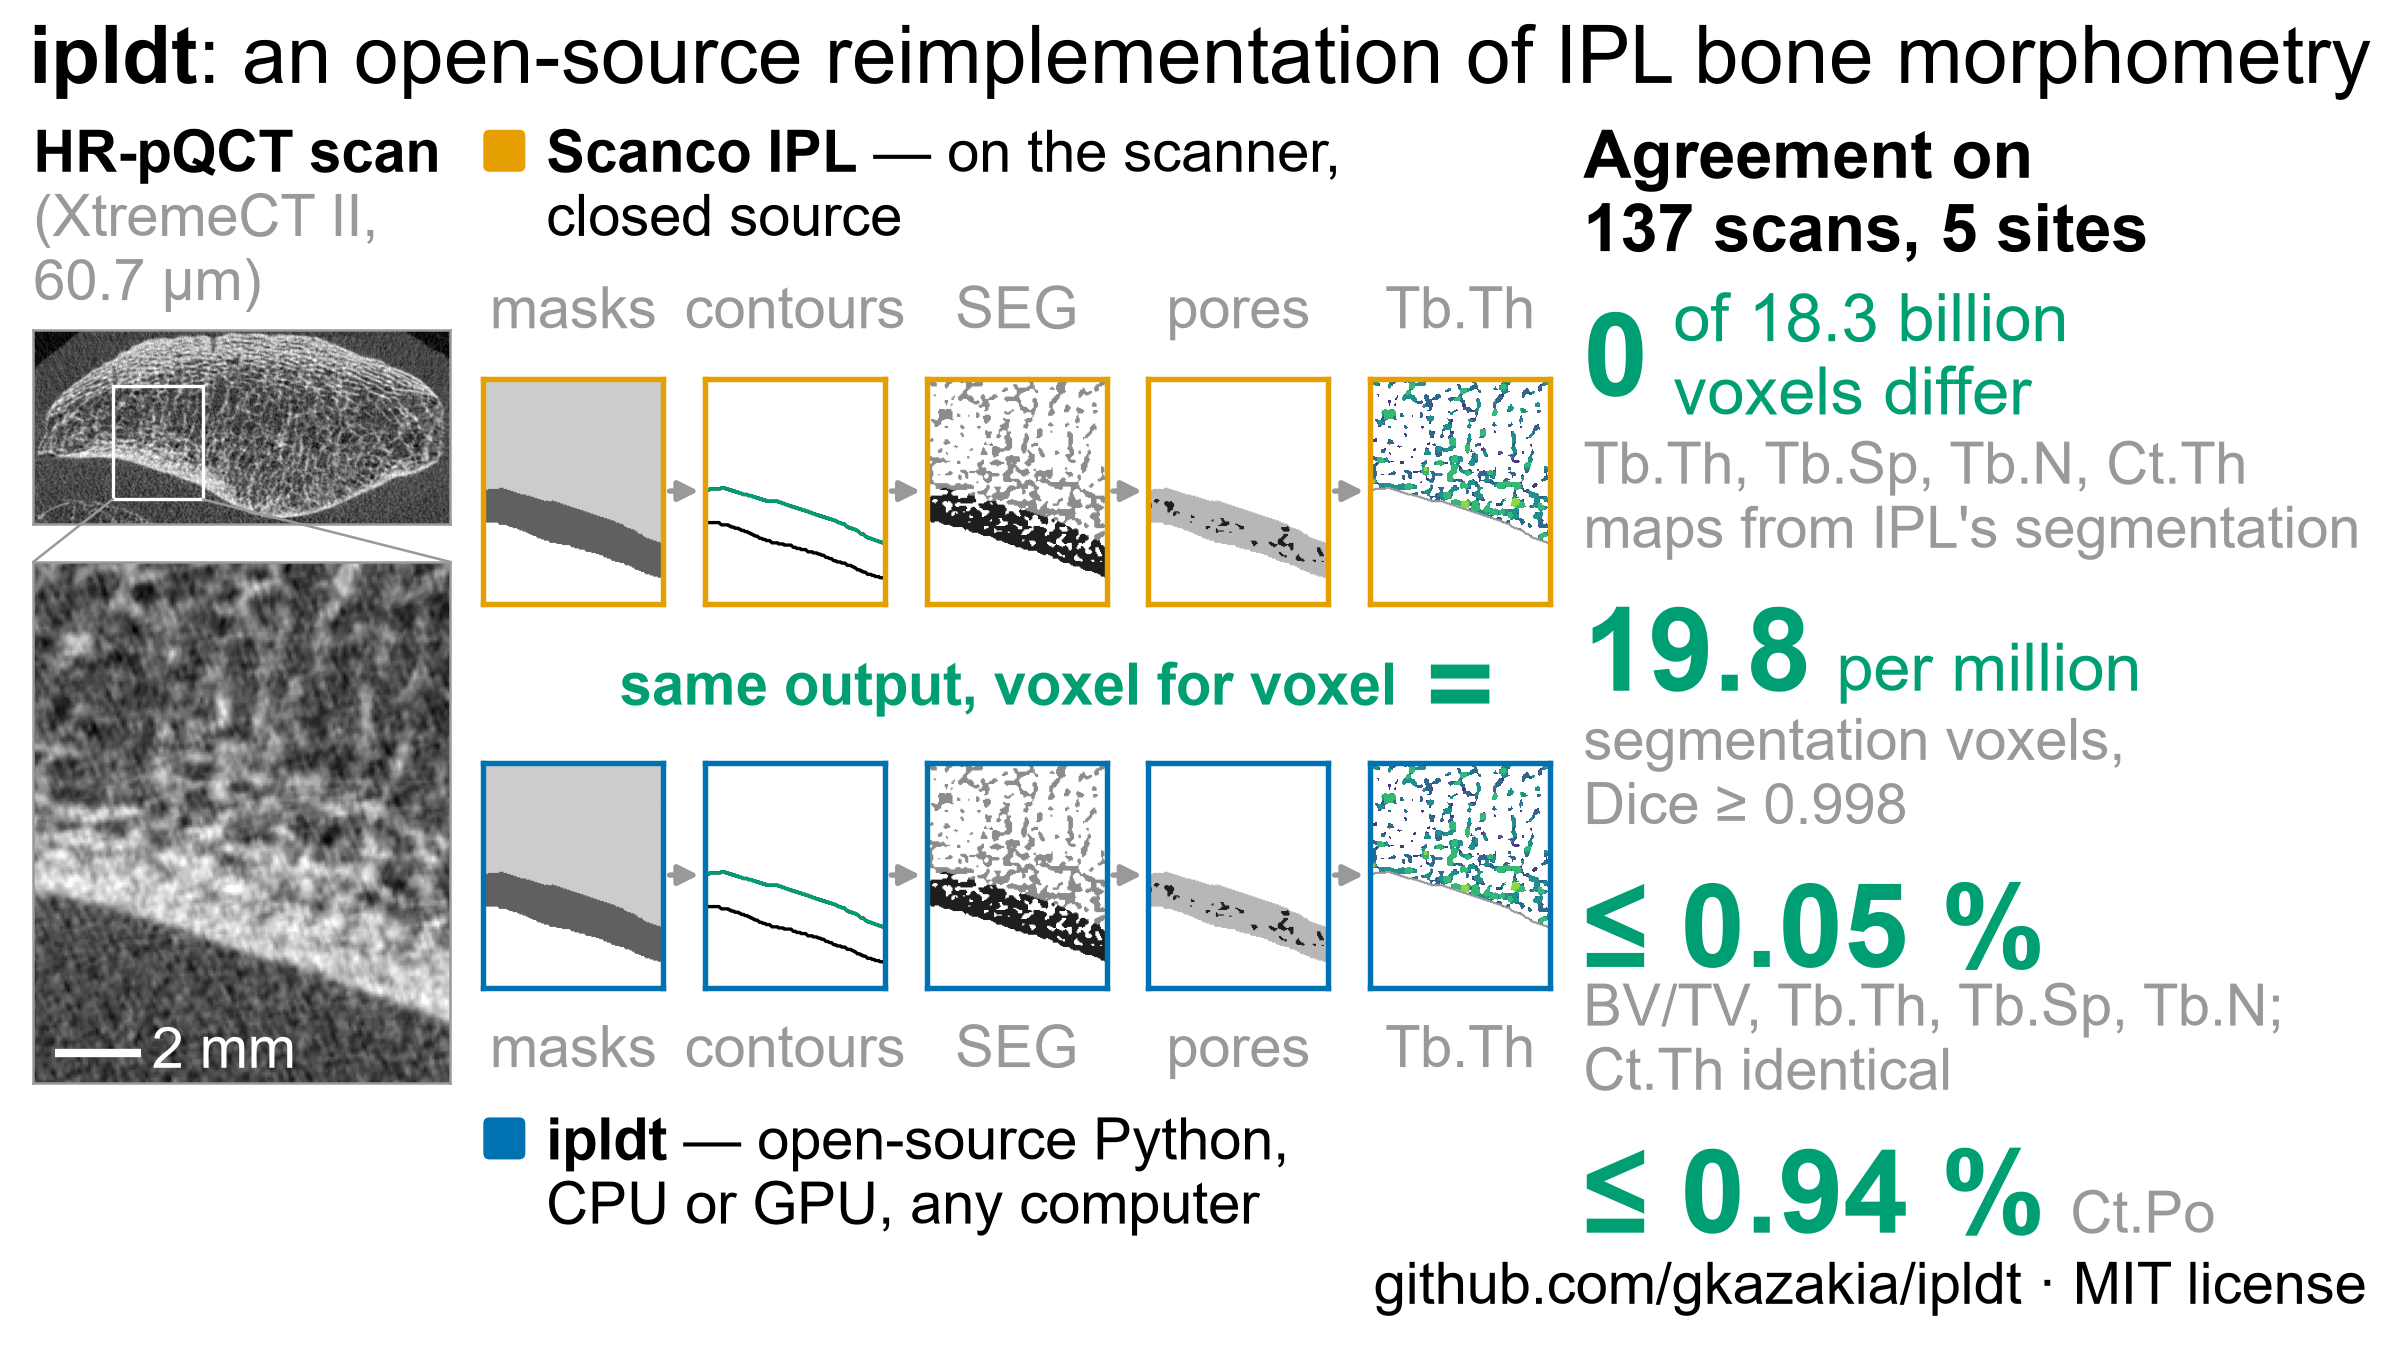

This figure's Python source:
"""graphical_abstract.py -- the graphical abstract of the ipldt manuscript (JBMR Plus): one landscape figure,
8 x 4.5 in at 300 dpi (2400 x 1350 px), white background, no text below 14 pt, Okabe-Ito colours only.

Three zones.  Left: the mid-stack slice of one patellar scan and a zoomed region of it.  Middle: the same five
stages (compartment masks, rendered contours, Laplace-Hamming segmentation, cortical pores, Tb.Th map) in two lanes,
Scanco IPL and ipldt, whose thumbnails are IPL's products in the zoomed region -- identical in both lanes, which is
the point.  Right: the agreement numbers.  The cortical-pore thumbnail is a schematic (the cache holds no pore
map); everything else is drawn from the cached slice crops of Figure 1 (cache/fig1_workflow_slices.npz, read only)
with the conventions of fig1_workflow.py (grey window, mask tones, contour colours, Tb.Th colour map).

Run from the repository root in the ormir environment (set PYTHONUTF8=1):
    python manuscript/figures/graphical_abstract.py
Writes graphical_abstract.png (RGB, no alpha) and graphical_abstract.svg next to this file.  Deterministic.
"""
import os

import numpy as np
import matplotlib

matplotlib.use("Agg")
import matplotlib.pyplot as plt  # noqa: E402
from matplotlib import colors, patches  # noqa: E402

HERE = os.path.dirname(os.path.abspath(__file__))
CACHE = os.path.join(HERE, "cache", "fig1_workflow_slices.npz")
PORE_CACHE = os.path.join(HERE, "cache", "graphical_abstract_pore.npz")   # IPL's pore map, the same slice and window
OUT_PNG = os.path.join(HERE, "graphical_abstract.png")
OUT_SVG = os.path.join(HERE, "graphical_abstract.svg")

W_IN, H_IN, DPI = 8.0, 4.5, 300
W, H = W_IN * 72.0, H_IN * 72.0             # the canvas in points, y down
BLUE, ORANGE, GREEN, GREY, INK = "#0072B2", "#E69F00", "#009E73", "#999999", "#000000"   # Okabe-Ito
GREY_WINDOW = (-400, 8200)                  # native int16 display window, as in fig1_workflow.py
CROP = (slice(100, 300), slice(140, 300))   # (rows, cols) of the cached slice shown by the zoom and the thumbnails
FS, FS_HEAD, FS_NUM = 14.0, 16.0, 28.0      # points: smallest text, heading and phrases, headline numbers
LINE, CAP, DESC = 1.1, 0.72, 0.22           # baseline advance, cap height and descender depth (em)
MARGIN, GUT, TOP = 8.0, 8.0, 6.0
L_W, M_W, R_W = 100.0, 256.0, 188.0         # zone widths
L_X, M_X, R_X = MARGIN, MARGIN + L_W + GUT, MARGIN + L_W + GUT + M_W + GUT
N_ST, GAP_A, GAP_T = 5, 10.0, 6.0           # stages per lane, arrow gap, smallest gap between tiles
T_W = (M_W - (N_ST - 1) * GAP_A) / N_ST
T_H = T_W * (CROP[0].stop - CROP[0].start) / (CROP[1].stop - CROP[1].start)
STAGES = (("masks", "masks"), ("contours", "contours"), ("seg", "SEG"), ("pores", "pores"), ("tbth", "Tb.Th"))
LANES = ((ORANGE, "Scanco IPL", " \u2014 on the scanner,", "closed source"),
         (BLUE, "ipldt", " \u2014 open-source Python,", "CPU or GPU, any computer"))
TILES = (("0", ("of 18.3 billion", "voxels differ"), "Tb.Th, Tb.Sp, Tb.N, Ct.Th maps from IPL's segmentation", None),
         ("19.8", ("per million",), "segmentation voxels, Dice\u00a0\u2265\u00a00.998", None),
         ("\u2264 0.05 %", (), "BV/TV, Tb.Th, Tb.Sp, Tb.N; Ct.Th identical", None),
         ("\u2264 0.94 %", (), None, "Ct.Po"))
PORES = ((20, .45, .035), (55, .65, .025), (95, .35, .045), (140, .6, .03), (175, .4, .025), (215, .7, .04),
         (250, .3, .03), (290, .55, .035), (330, .65, .025), (355, .35, .03))   # angle, radial position, size

plt.rcParams.update({"font.family": "sans-serif", "font.sans-serif": ["Arial", "DejaVu Sans"],
                     "figure.dpi": DPI, "savefig.dpi": DPI, "svg.fonttype": "path"})


class Page:
    """The canvas in points with y pointing down; text is placed by its baseline."""

    def __init__(self):
        self.fig = plt.figure(figsize=(W_IN, H_IN))
        self.ax = self.fig.add_axes([0, 0, 1, 1], zorder=10)     # drawn above the image axes; its patch is not drawn
        self.ax.set(xlim=(0, W), ylim=(H, 0))
        self.ax.axis("off")
        self.ren = self.fig.canvas.get_renderer()

    def width(self, s, fs, weight="normal"):
        t = self.ax.text(0, 0, s, fontsize=fs, fontweight=weight)
        w = t.get_window_extent(self.ren).width / self.fig.dpi * 72.0
        t.remove()
        return w

    def text(self, x, y, s, fs=FS, color=INK, weight="normal", ha="left", va="baseline"):
        return self.ax.text(x, y, s, fontsize=fs, color=color, fontweight=weight, ha=ha, va=va)

    def wrap(self, s, width, fs, weight="normal"):
        """Greedy word wrap by measured width; splits on plain spaces only (U+00A0 keeps words together)."""
        lines, cur = [], ""
        for w in s.split(" "):
            cand = (cur + " " + w).strip()
            if cur and self.width(cand, fs, weight) > width:
                lines.append(cur)
                cur = w
            else:
                cur = cand
        return lines + [cur]

    def block(self, x, y, s, width, fs=FS, color=INK, weight="normal"):
        """Wrapped text whose first baseline is y; returns the bottom of the last line (descender included)."""
        for ln in self.wrap(s, width, fs, weight):
            self.text(x, y, ln, fs, color, weight)
            y += fs * LINE
        return y - fs * LINE + DESC * fs

    def axes(self, x, y, w, h, color=GREY, lw=0.6):
        """An image axes at (x, y, w, h) page points, framed in `color`."""
        ax = self.fig.add_axes([x / W, 1 - (y + h) / H, w / W, h / H])
        ax.set(xticks=[], yticks=[])
        for s in ax.spines.values():
            s.set(edgecolor=color, linewidth=lw)
        return ax

    def arrow(self, x0, x1, y):
        self.ax.add_patch(patches.FancyArrowPatch((x0, y), (x1, y), arrowstyle="-|>", mutation_scale=10, lw=1.3,
                                                  color=GREY, shrinkA=0, shrinkB=0))


def draw_stage(ax, kind, D):
    """One stage thumbnail of the cropped region, drawn as fig1_workflow.py draws the same arrays."""
    c = CROP
    white = np.ones(D["grey"][c].shape + (3,))
    if kind == "masks":
        rgb = white.copy()
        rgb[D["trab"][c]], rgb[D["cort"][c]] = 0.80, 0.38
        ax.imshow(rgb, interpolation="antialiased")
    elif kind == "contours":
        ax.imshow(white, interpolation="antialiased")
        for m, col in ((D["g_cort"][c], INK), (D["g_trab"][c], GREEN)):
            ax.contour(m.astype(float), levels=[0.5], colors=[col], linewidths=0.8)
    elif kind == "seg":
        rgb, s = white.copy(), D["seg"][c]
        rgb[s == 126], rgb[s == 127] = 0.55, 0.12
        ax.imshow(rgb, interpolation="antialiased")
    elif kind == "tbth":                                          # white for 0, viridis for 1..vmax voxel diameters
        vmax = int(D["tbth"].max())
        cm = colors.ListedColormap(np.vstack([[1, 1, 1, 1], plt.get_cmap("viridis", vmax)(np.arange(vmax))]))
        ax.imshow(D["tbth"][c], cmap=cm, norm=colors.BoundaryNorm(np.arange(-0.5, vmax + 1.5, 1), cm.N),
                  interpolation="nearest")
        ax.contour(D["g_trab"][c].astype(float), levels=[0.5], colors=[GREY], linewidths=0.5)
    elif kind == "pores" and D.get("pore") is not None:   # IPL's pore map: cortical compartment pale grey, pores dark
        rgb = white.copy()
        rgb[D["cort"][c]], rgb[D["pore"][c]] = 0.72, 0.12
        ax.imshow(rgb, interpolation="antialiased")
    elif kind == "pores":          # fallback when the pore cache is absent: a cortical ring with a few dark pores
        w, h = T_W, T_H
        ax.set(xlim=(0, w), ylim=(h, 0), aspect="equal")
        cx, cy, ro, ri = w / 2, h / 2, 0.42 * w, 0.25 * w
        ax.add_patch(patches.Circle((cx, cy), ro, fc="0.72", ec="none"))
        ax.add_patch(patches.Circle((cx, cy), ri, fc="white", ec="none"))
        for ang, f, s in PORES:
            a, r = np.deg2rad(ang), ri + f * (ro - ri)
            ax.add_patch(patches.Circle((cx + r * np.cos(a), cy + r * np.sin(a)), s * w, fc="0.12", ec="none"))


def draw_title(p):
    """One line across the top, at the largest size (<= 22 pt) that fits the width; returns the zones' top."""
    name, rest = "ipldt", ": an open-source reimplementation of IPL bone morphometry"
    fs = 20.0 * (W - 2 * MARGIN) / (p.width(name, 20, "bold") + p.width(rest, 20))
    fs = min(22.0, np.floor(fs * 10) / 10)
    assert fs >= FS, fs
    wn, wr = p.width(name, fs, "bold"), p.width(rest, fs)
    x, y = (W - wn - wr) / 2, TOP + CAP * fs
    p.text(x, y, name, fs, INK, "bold")
    p.text(x + wn, y, rest, fs, INK)
    print(f"title at {fs:.1f} pt")
    return y + DESC * fs + 7.0


def draw_left(p, D, y0):
    b = y0 + CAP * FS
    p.text(L_X, b, "HR-pQCT scan", FS, INK, "bold")
    y = p.block(L_X, b + FS * LINE, "(XtremeCT II, 60.7 \u00b5m)", L_W, FS, GREY) + 4.0
    lo, hi = GREY_WINDOW
    g = np.repeat(np.clip((D["grey"] - lo) / (hi - lo), 0, 1)[..., None], 3, -1)
    hs, ws = g.shape[:2]
    s = L_W / ws                                                  # points per voxel of the full slice
    ax = p.axes(L_X, y, L_W, hs * s)
    ax.imshow(g, interpolation="antialiased")
    r0, r1, c0, c1 = CROP[0].start, CROP[0].stop, CROP[1].start, CROP[1].stop
    ax.add_patch(patches.Rectangle((c0 - 0.5, r0 - 0.5), c1 - c0, r1 - r0, fc="none", ec="white", lw=0.8))
    zy = y + hs * s + 9.0
    zax = p.axes(L_X, zy, L_W, L_W * (r1 - r0) / (c1 - c0))
    zax.imshow(g[CROP], interpolation="antialiased")
    for cx, zx in ((c0, L_X), (c1, L_X + L_W)):                  # where the zoom comes from
        p.ax.plot([L_X + cx * s, zx], [y + r1 * s, zy], color=GREY, lw=0.6)
    n = 2.0 / float(D["el"])                                      # 2 mm in voxels
    x0, yb = (c1 - c0) * 0.05, (r1 - r0) * 0.94
    zax.plot([x0, x0 + n], [yb, yb], color="white", lw=2.0, solid_capstyle="butt")
    zax.text(x0 + n + 4, yb, "2 mm", color="white", fontsize=FS, ha="left", va="center")


def lane_label(p, y, col, name, tail, line2):
    """Colour chip, bold name and the rest of the line, then a second line; returns the bottom."""
    b, side = y + CAP * FS, CAP * FS
    p.ax.add_patch(patches.FancyBboxPatch((M_X, b - side), side, side, boxstyle="round,pad=0,rounding_size=1.5",
                                          fc=col, ec="none"))
    x = M_X + side + 5.0
    p.text(x, b, name, FS, INK, "bold")
    p.text(x + p.width(name, FS, "bold"), b, tail, FS, INK)
    p.text(x, b + FS * LINE, line2, FS, INK)
    return b + FS * LINE + DESC * FS


def stage_names(p, y, cx):
    for x, (_, name) in zip(cx, STAGES):
        p.text(x, y + CAP * FS, name, FS, GREY, ha="center")
    return y + (CAP + DESC) * FS


def draw_middle(p, D, y0, y1):
    lab_h, nam_h, eq_h = (CAP + LINE + DESC) * FS, (CAP + DESC) * FS, CAP * FS_NUM
    gap = min(9.0, (y1 - y0 - 2 * (lab_h + nam_h + T_H) - eq_h) / 6)
    assert gap >= 3.0, gap
    cx = [M_X + i * (T_W + GAP_A) + T_W / 2 for i in range(N_ST)]
    y = y0
    for k, (col, name, tail, line2) in enumerate(LANES):
        if k == 0:                                                # label and names above the IPL lane ...
            y = lane_label(p, y, col, name, tail, line2) + gap
            y = stage_names(p, y, cx) + gap
        for i, (kind, _) in enumerate(STAGES):
            x = M_X + i * (T_W + GAP_A)
            draw_stage(p.axes(x, y, T_W, T_H, col, 1.3), kind, D)
            if i:
                p.arrow(x - GAP_A + 1.5, x - 1.5, y + T_H / 2)
        y += T_H + gap
        if k == 0:                                                # ... the equality between the lanes ...
            ym = y + eq_h / 2
            p.text(cx[-1], ym, "=", FS_NUM, GREEN, "bold", ha="center", va="center_baseline")
            p.text(cx[-1] - p.width("=", FS_NUM, "bold") / 2 - 7.0, ym, "same output, voxel for voxel",
                   FS, GREEN, "bold", ha="right", va="center_baseline")
            y += eq_h + gap
        else:                                                     # ... names and label below the ipldt lane
            y = lane_label(p, stage_names(p, y, cx) + gap, col, name, tail, line2)
    assert y <= y1 + 0.5, (y, y1)


def tile_height(p, num, phrase, sub):
    """Height of a tile (number, phrase beside it, wrapped sub-label), measured without drawing."""
    h = CAP * FS_NUM + 1.0
    if len(phrase) == 1:
        h = CAP * FS_NUM + DESC * FS_HEAD
    elif len(phrase) == 2:
        h = max(h, CAP * FS_NUM / 2 + (CAP * FS_HEAD + FS_HEAD * LINE) / 2 + DESC * FS_HEAD)
    if sub:
        h += 3.0 + CAP * FS + (len(p.wrap(sub, R_W, FS)) - 1) * FS * LINE + DESC * FS
    return h


def draw_right(p, y0, y1):
    b = y0 + CAP * FS_HEAD
    for ln in ("Agreement on", "137 scans, 5 sites"):
        p.text(R_X, b, ln, FS_HEAD, INK, "bold")
        b += FS_HEAD * LINE
    y = b - FS_HEAD * LINE + DESC * FS_HEAD
    heights = [tile_height(p, n, ph, s) for n, ph, s, _ in TILES]
    gap = min(14.0, max(GAP_T, (y1 - y - sum(heights)) / len(TILES)))      # the tiles spread down the zone
    for (num, phrase, sub, beside), h in zip(TILES, heights):
        y += gap
        base = y + CAP * FS_NUM
        p.text(R_X, base, num, FS_NUM, GREEN, "bold")
        xp = R_X + p.width(num, FS_NUM, "bold") + 6.0
        bottom = base + 1.0
        if len(phrase) == 1:                                      # on the number's baseline
            p.text(xp, base, phrase[0], FS_HEAD, GREEN)
            bottom = base + DESC * FS_HEAD
        elif len(phrase) == 2:                                    # stacked beside the number, centred on its height
            b1 = base - CAP * FS_NUM / 2 - (CAP * FS_HEAD + FS_HEAD * LINE) / 2 + CAP * FS_HEAD
            for j, ln in enumerate(phrase):
                p.text(xp, b1 + j * FS_HEAD * LINE, ln, FS_HEAD, GREEN)
            bottom = max(bottom, b1 + FS_HEAD * LINE + DESC * FS_HEAD)
        assert all(xp + p.width(ln, FS_HEAD) <= R_X + R_W for ln in phrase), phrase
        if beside:
            p.text(xp, base, beside, FS, GREY)
        if sub:
            bottom = p.block(R_X, bottom + 3.0 + CAP * FS, sub, R_W, FS, GREY)
        assert abs(bottom - (y + h)) < 0.01, (bottom, y + h)
        y = bottom
    assert y <= y1 + 0.5, (y, y1)


def main():
    z = np.load(CACHE)
    D = {k: z[k] for k in ("grey", "cort", "trab", "g_cort", "g_trab", "seg", "tbth", "el")}
    if os.path.exists(PORE_CACHE):
        pz = np.load(PORE_CACHE)
        assert int(pz["z_global"]) == int(z["z_global"]) and np.array_equal(pz["frame"], z["frame"])
        D["pore"] = pz["pore"]
    p = Page()
    y0 = draw_title(p)
    y1 = H - MARGIN - (CAP + DESC) * FS - 6.0                     # above the repository line
    draw_left(p, D, y0)
    draw_middle(p, D, y0, y1)
    draw_right(p, y0, y1)
    p.text(W - MARGIN, H - MARGIN - DESC * FS, "github.com/gkazakia/ipldt \u00b7 MIT license", FS, INK, ha="right")
    p.fig.savefig(OUT_PNG, dpi=DPI, facecolor="white")
    p.fig.savefig(OUT_SVG, facecolor="white")
    from PIL import Image
    im = Image.open(OUT_PNG)
    assert im.size == (2400, 1350) and im.getchannel("A").getextrema() == (255, 255), (im.size, im.mode)
    im.convert("RGB").save(OUT_PNG, dpi=(DPI, DPI))                # opaque white background, no alpha channel
    print("wrote", OUT_PNG, im.size)
    print("wrote", OUT_SVG)


if __name__ == "__main__":
    main()
